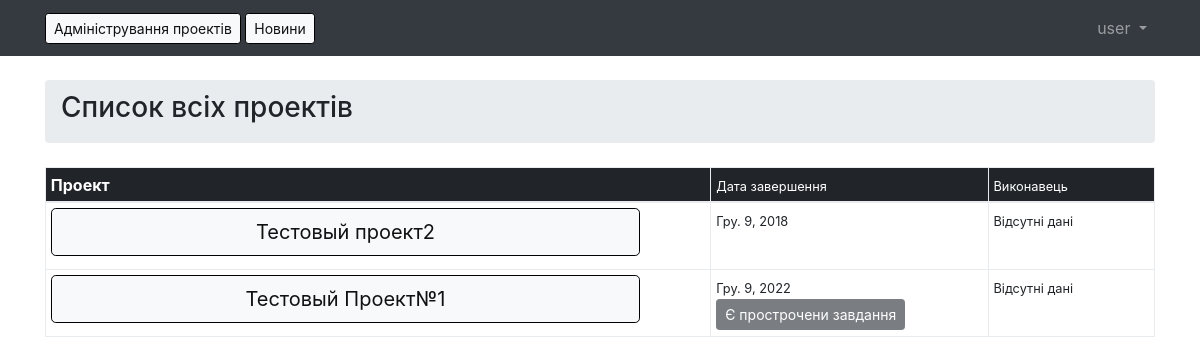
The app's page / (signed in) with its own data.
### home/models.py (models this page shows, shortened)
class PROJECT(models.Model):
    name = models.CharField(max_length=500, verbose_name="Назва",help_text="Введіть назву проекту")
    responsible = models.CharField(max_length=200, verbose_name="Відповідальний",  help_text="Введіть головного відповідального за проект", default="Відсутні дані")
    promizhny_control = models.IntegerField(default=50, verbose_name = "Процент Проміжного Контролю", help_text="введіть процент, якій провіряє від кінця терміну завершення завдання, коли потрібно включати проміжний контроль (за замовчуванням 50%). Наприклад, якщо бажаєте, щоб завданнє за 30% до кінця строку повина буде включена в проміжний контрол, зменіть процент до 30.")
    change_percent = models.BooleanField(default=False, verbose_name = "Змінити процент")
    created_at = models.DateTimeField(auto_now_add=True)
    class Meta:
        verbose_name = "Проекти (назви і відповідальні)"
        verbose_name_plural = "Проекти (назви і відповідальні)"

class TASK(models.Model):
    name_task = models.CharField(max_length=30)
    text = models.TextField(max_length=1000, blank=True,null=True)
    start = models.DateField()
    finish = models.DateField()
    project =  models.ForeignKey(PROJECT, related_name='project')
    performer = models.CharField(max_length=1000, verbose_name="Виконавець", help_text="Введіть виконавця завдання, або через кому, якщо їх декілька", default="Відсутні дані")
    overdue_reason = models.CharField(max_length=1000, verbose_name="Причина простроченого завдання", help_text="Якщо завдання прострочено, вкажіть причину, чому це сталося", blank=True, null=True)
    promizhny = models.BooleanField(default=True, verbose_name = "Не на контролi")
    promizhny_date = models.DateField(default = datetime.date(1,1,1), verbose_name = "Дата контролю")
    overdue = models.BooleanField(default=True, verbose_name = "Не прострочена")
    status_choice= (('n', 'Не розпочата'),
            ('i','Розпочата'),
            ('c','Завершена'))
    status = models.CharField(max_length=1, choices=status_choice, default='n')
    class Meta:
        verbose_name = "Завдання проектів"
        verbose_name_plural = "Завдання проектів (деталі)"

### home/views.py (the view)
# urls.py: url(r'^$', home_views.HomeView.as_view(), name='home'),
@method_decorator(login_required, name='dispatch')
class HomeView(ListView):
    model = PROJECT
    context_object_name = 'projects'
    template_name = "home.html"
    def get_context_data(self, **kwargs):
        update_task()
        projects = PROJECT.objects.all().order_by('-pk')
        prom_control_check = lambda _list: True if [_ for _ in _list if  _.promizhny==False] else False
        overdue_check = lambda _list: True if [_ for _ in _list if  _.overdue==False] else False
        kwargs['projects_list'] = [{'project':_, 'date_finish': TASK.objects.all().filter(project=_).order_by('-finish')[0].finish, 'prom_control': prom_control_check(TASK.objects.all().filter(project=_)), 'overdue_control': overdue_check(TASK.objects.all().filter(project=_))} for _ in projects if TASK.objects.all().filter(project=_)]
        return super().get_context_data(**kwargs)

### home/update_task.py (called while the page is built)
def change_project_percent():
    projects = PROJECT.objects.all().filter(change_percent=True)
    if projects:
        for project in projects:
            tasks = TASK.objects.all().filter(project=project)
            project.change_percent=False
            project.save()
            [exec("task.promizhny_date=datetime.date(1,1,1); task.save()") for task in tasks]

def change_default_promizhny_date():
    base_date = datetime.date(1,1,1)
    task_work = TASK.objects.all().filter(promizhny_date=base_date)
    if task_work:
        [exec("task.promizhny_date=promizhny_date(task); task.save()") for task in task_work]

def update_task():
    change_project_percent()
    change_default_promizhny_date()
    tasks_all = TASK.objects.all()
    tasks = TASK.objects.all().filter(status='n').union(TASK.objects.all().filter(status='i'))
    promizhny_control = [task for task in tasks if check_promizhny(task)]
    overdue_task = [task for task in tasks if (task.finish - now()).days < 0]
    [exec("task.promizhny=True; task.save()") for task in tasks_all]
    [exec("task.overdue=True; task.save()") for task in tasks_all]
    [exec("task.promizhny=False; task.save()") for task in promizhny_control]
    [exec("task.overdue=False; task.save()") for task in overdue_task]

### home/templates/home.html (shortened to what this page needs)
{% extends "base.html" %}
    {% block breadcrumb %}
    <h3>
    Список всіх проектів
    </h3>
    {% endblock breadcrumb %}
    {% block content %}
    <table class="table table-hover table-bordered table-sm" cellpadding="0" cellspacing="0" width="100%" border="0">
    <thead class="thead-inverse">
      <tr>
        <th>Проект</th>
        <th><small>Дата завершення</small></th>
        <th><small>Виконавець</small></th>
      </tr>
    </thead>
    <tbody>
      {% for project in projects_list %}
        <tr>
          <td width="60%">
            <h3> <a id = "button_size" href={% url 'project_detail' project.project.pk %} type="button" class="btn btn-light btn-lg">  {{project.project.name}}</a></h3>
          </td>
          <td width="25%">
            <small>
            {{project.date_finish}}
            </small>
            {% if project.overdue_control %}
            <br><button class="btn btn-dark btn-sm" disabled>Є прострочени завдання</button>
            {% elif project.prom_control %}
            <br><button class="btn btn-danger btn-sm" disabled>Є завдання на контролі</button>
    {% endif %}
          </td>
          <td width="15%">
            <small>
            {{project.project.responsible}}
            </small>
          </td>
        </tr>
      {% endfor %}
    </tbody>
  </table>
    {% endblock content %}

### home/templates/base.html (shortened to what this page needs)
{% load static %}<!DOCTYPE html>
<html>
  <head>
    <link rel="stylesheet" href="{% static 'css/bootstrap.min.css' %}">
    <link rel="stylesheet" href="{% static 'css/app.css' %}">
  </head>
  <body>
      <nav class="navbar navbar-expand-sm navbar-dark bg-dark">
        <div class="container">
          <a type="button" class="btn btn-light btn-sm" href="{% url 'home' %}">
          Адміністрування проектів
          </a> &nbsp;
          <a type="button" class="btn btn-light btn-sm" href="{% url 'news' %}">
          Новини
          </a>
          <div class="collapse navbar-collapse" id="mainMenu">
            {% if user.is_authenticated %}
              <ul class="navbar-nav ml-auto">
                <li class="nav-item dropdown">
                  <a class="nav-link dropdown-toggle" href="#" id="userMenu" data-toggle="dropdown" aria-haspopup="true" aria-expanded="false">
                    {{ user.username }}
                  </a>
                </li>
              </ul>
            {% else %}
              <form class="form-inline ml-auto">
                <a href="{% url 'login' %}" class="btn btn-outline-secondary">Log in</a>
                <a href="{% url 'signup' %}" class="btn btn-primary ml-2">Sign up</a>
              </form>
            {% endif %}
          </div>
        </div>
      </nav>
      <div class="container">
        <ol class="breadcrumb my-4">
          {% block breadcrumb %}
          {% endblock %}
        </ol>
        {% block content %}
        {% endblock %}
      </div>
  </body>
</html>

### records on screen
PROJECT: project.name "Тестовый проект2", date_finish "Гру. 9, 2018", project.responsible "Відсутні дані"
PROJECT: project.name "Тестовый Проект№1", date_finish "Гру. 9, 2022", shows "Є прострочени завдання", project.responsible "Відсутні дані"

### other values on screen
{{ user.username }} "user"
